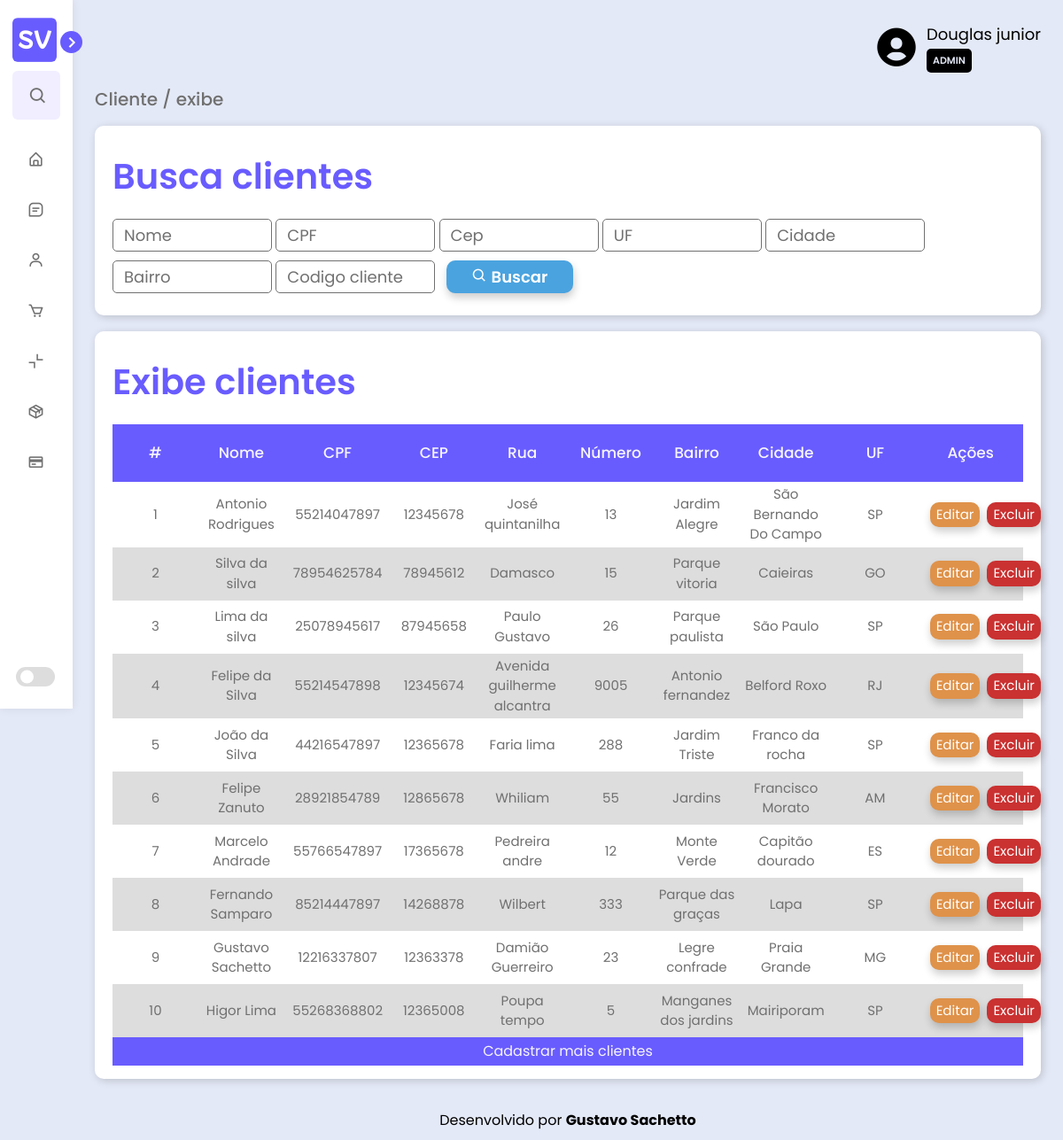
Page /view/pages/cliente.php on the committed database.
### tables this page shows
create table cliente(
	nomeCliente varchar(60) not null, 
	cpf char (11) not null unique,
	endereco varchar(100) null,
	codCliente int auto_increment not null primary key
);

### controller/buscaCliente.php (called while the page is built, shortened)
<?php
    require_once '../../model/conexao.php';
    $config = parse_ini_file('../../model/config.ini');
    $conexao = new conexao ($config['dbname'], $config['host'], $config['user'], $config['password']);
    $buscaNome = $buscaCpf = $buscaCep = $buscaUF = $buscaCidade = $buscaBairro = $buscaCod = "";
    $clientes = $conexao -> consultaCliente($buscaNome, $buscaCpf, $buscaCep, $buscaUF, $buscaCidade, $buscaBairro, $buscaCod);
?>

### model/conexao.php (called while the page is built, shortened)
<?php
class conexao {
    private $pdo;
    public function __construct($dbname, $host, $user, $password) {
        try {
            $this -> pdo = New PDO ("mysql:dbname=" . $dbname . ";host=" . $host, $user, $password);
            return "CONEXÃO DO PDO";
        } catch (PDOException $erro) {
            return "ERRO DE CONEXÃO NO PDO:" . $erro -> getMessage();
            exit();
        } catch (Exception $erro) {
            return "ERRO NÃO PASSOU DA CONEXÃO:" . $erro -> getMessage();
            exit();
        }
    }
    public function consultaCliente($buscaNome, $buscaCpf, $buscaCep, $buscaUF, $buscaCidade, $buscaBairro, $buscaCod) {
        $consulta = "SELECT * FROM cliente WHERE
        nomeCliente LIKE '%$buscaNome%'   AND
        cpf         LIKE '%$buscaCpf%'    AND
        CEP         LIKE '%$buscaCep%'    AND
        UF          LIKE '%$buscaUF%'     AND
        cidade      LIKE '%$buscaCidade%' AND
        bairro      LIKE '%$buscaBairro%' ORDER BY cliente.codCliente ASC";
        $resultado = $this -> consultaBanco($consulta);
        return $resultado;
    }
    public function consultaBanco($consulta) {
        $consultaBanco = $this -> pdo -> query($consulta);
        $consultaBanco -> execute();
        while ($resultado = $consultaBanco -> fetchAll(PDO::FETCH_ASSOC)) {
            return $resultado;
        }
    }
}
?>

### controller/exibeCliente.php (the view, shortened to what this page needs)
<?php
    require_once '../../model/conexao.php';
    if (isset($clientes)) {
        echo "
        <form method='post' action='editarCliente.php'>
            <table>
                <thead>
                    <tr>
                        <td>#</td>
                        <td>Nome</td>
                        <td>CPF</td>
                        <td>CEP</td>
                        <td>Rua</td>
                        <td>Número</td>
                        <td>Bairro</td>
                        <td>Cidade</td>
                        <td>UF</td>
                        <td>Ações</td>
                    </tr>
                </thead>
                <tbody>
        ";
        foreach ($clientes as $item) {
            echo "
                    <tr>
                        <td>" . stripslashes($item['codCliente']) . "</td>
                        <td>" . stripslashes($item['nomeCliente']) . "</td>
                        <td>" . stripslashes($item['cpf']) . "</td>
                        <td>" . stripslashes($item['CEP']) . "</td>
                        <td>" . stripslashes($item['rua']) . "</td>
                        <td>" . stripslashes($item['nResidencial']). "</td>
                        <td>" . stripslashes($item['bairro']) . "</td>
                        <td>" . stripslashes($item['cidade']) . "</td>
                        <td>" . stripslashes($item['UF']) . "</td>
                        <td>
                            <div class='buttons'>
                                <button type='submit' class='editar' name='editar' value=" . $item['codCliente'] . ">Editar</button>
                                <button type='button' class='excluir cliente' name='excluir' value=" . $item['codCliente'] . ">Excluir</button>
                            </div>
                        </td>
                    </tr>
                ";
        }
        echo "
                </tbody>
                <tfoot>
                    <tr>
                        <td colspan='13'><a href='cadastroCliente.php'>Cadastrar mais clientes</a></td>
                    </tr>
                </tfoot>
            </table>
        </form>";
    } else {
        echo "<p>Nenhum cliente encontrado! <a href='cadastroCliente.php'>Cadastrar</a></p>";
    }
?>

### view/pages/cliente.php (shortened to what this page needs)
<!DOCTYPE html>
<html lang="pt-br">
    <head>
        <?php require ('../layout/head.php') ?>
        <link rel="stylesheet" href="../css/table.css">
    </head>
    <body>
        <?php
            require ('../layout/header.php');
            include ('../../controller/buscaCliente.php');
        ?>
        <main>
            <article>
                <section id="user">
                    <div class="container-user">
                        <i class='bx bxs-user-circle'></i>
                        <div class="user">
                            <span>Douglas junior</span>
                            <span class="type-user">ADMIN</span>
                        </div>
                    </div>
                </section>
                <section id="busca" class="container-busca">
                    <h3>Cliente / exibe</h3>
                    <form method="post" action="">
                        <h2>Busca clientes</h2>
                        <fieldset>
                            <input type="text" placeholder="Nome" name="txtNome" maxlength="80">
                            <input type="text" placeholder="CPF" name="txtCPF" maxlength="11">
                            <input type="text" placeholder="Cep" name="txtCep" minlength="8" maxlength="8" pattern="[0-9]{5}[0-9]{3}">
                            <input type="text" placeholder="UF" name="txtUF" minlength="2" maxlength="2" pattern="[aA-zZ]{2}">
                            <input type="text" placeholder="Cidade" name="txtCidade" maxlength="30">
                            <input type="text" placeholder="Bairro" name="txtBairro" maxlength="30">
                            <input type="text" placeholder="Codigo cliente" name="txtCod">
                            <button type="submit" name="envBusca">
                                <i class='bx bx-search'></i>
                                <span>Buscar</span>
                            </button>
                        </fieldset>
                    </form>
                </section>
                <section id="table" class="container-table">
                    <h2>Exibe clientes</h2>
                    <?php include ('../../controller/exibeCliente.php') ?>
                </section>
            </article>
        </main>
        <?php require ('../layout/footer.php') ?>
    </body>
</html>

### view/layout/head.php (shortened to what this page needs)
<link href="https://cdn.jsdelivr.net/npm/bootstrap@5.3.2/dist/css/bootstrap.min.css" rel="stylesheet">
<link href='https://unpkg.com/boxicons@2.1.4/css/boxicons.min.css' rel='stylesheet'>
<link rel="stylesheet" href="../css/style.css">

### view/layout/header.php (shortened to what this page needs)
<nav class="sidebar close">
    <header>
        <div class="container-header">
            <span class="container-img">
                <img src="../img/logo.png" alt="logo">
            </span>
            <i class="bx bx-chevron-left btn-sidebar"></i>
        </div>
        <div class="container-search">
            <i class='bx bx-search'></i>
        </div>
        <nav class="container-nav">
            <ul>
                <li>
                    <a class="menu-link" href="../../index.php">
                        <i class='bx bx-home-alt'></i>
                    </a>
                </li>
                <li>
                    <a class="menu-link" href="sobre.php">
                        <i class='bx bx-message-square-detail' ></i>
                    </a>
                </li>
                <li class="dropdown">
                    <div type="button" class="menu-link" data-bs-toggle="dropdown" aria-expanded="false">
                        <i class='bx bx-user'></i>
                    </div>
                </li>
                <li class="dropdown">
                    <div type="button" class="menu-link" data-bs-toggle="dropdown" aria-expanded="false">
                        <i class='bx bx-cart'></i>
                    </div>
                </li>
                <li class="dropdown">
                    <div type="button" class="menu-link" data-bs-toggle="dropdown" aria-expanded="false">
                        <i class='bx bx-collapse-alt'></i>
                    </div>
                </li>
                <li class="dropdown">
                    <div type="button" class="menu-link" data-bs-toggle="dropdown" aria-expanded="false">
                        <i class='bx bx-package'></i>
                    </div>
                </li>
                <li class="dropdown">
                    <div type="button" class="menu-link" data-bs-toggle="dropdown" aria-expanded="false">
                        <i class='bx bx-credit-card'></i>
                    </div>
                </li>
            </ul>
        </nav>
    </header>
    <div id="tema" class="container-tema">
        <div class="container-switch">
            <div class="toggle-switch">
                <span id="switch" class="switch">
            </div>
        </div>
    </div>
</nav>

### view/layout/footer.php
<footer>
    <p>Desenvolvido por <strong>Gustavo Sachetto</strong></p>
</footer>

### view/css/table.css (style rules this page uses)
main section h3 { font-size: 20px; margin: 18px 0; }
main section h2 { font-size: 40px; font-weight: 600; margin: 18px 0 24px 0; color: var(--secondary-color); }
.container-busca>form, .container-table { padding: 15px 20px; background-color: var(--form-color); box-shadow: var(--form-shadow); border-radius: 10px; }
.container-busca>form button { border: none; padding: 4px 2.7%; margin: 0 8px; border-radius: 10px; font-size: 18px; font-weight: 600; color: white; border: 1px solid transparent; transition: var(--transition-02); box-shadow: var(--button-shadow); background-color: var(--button-color-search); }
.container-busca>form input , .container-busca>form select { font-size: 18px; border-radius: 5px; margin-bottom: 10px; width: 180px; padding: 4px 0 4px 12px; color: var(--text-color-dark); border: 1px solid var(--text-color); background: transparent; }
.container-busca>form input::placeholder { color: var(--text-color); }
.container-table { display: flex; flex-direction: column; margin-top: 18px; }
.container-table>form .buttons { width: 100px; margin: 0 auto; display: flex; align-items: center; justify-content: space-around; }
.container-table>form button { border: none; padding: 2px 6px; margin: 0 4px; border-radius: 10px; color: white; border: 1px solid transparent; box-shadow: var(--button-shadow); }
.container-table>form button.editar { background-color: var(--button-color-edit); }
.container-table>form button.excluir { background-color: var(--button-color-reset); }
table, th, td { width: 90px; }
table { width: 100%; text-align: center; }
table>thead { font-size: 17px; font-weight: 500; color: var(--primary-color-light); background-color: var(--secondary-color); }
table>thead td { padding: 20px 5px; }
table>tbody td { color: var(--text-color); font-size: 15px; padding: 3px 5px; height: 60px; }
table>tfoot td { padding: 4px 5px; background-color: var(--secondary-color); }
table>tfoot td > a { color: var(--primary-color-light); text-decoration: none; }
tr:nth-child(even) { background-color: var(--tbody-color); }

### rows in the picture
cliente: codCliente "1", nomeCliente "Antonio Rodrigues", cpf "55214047897", CEP "12345678", rua "José quintanilha", nResidencial "13", bairro "Jardim Alegre", cidade "São Bernando Do Campo", UF "SP"
cliente: codCliente "2", nomeCliente "Silva da silva", cpf "78954625784", CEP "78945612", rua "Damasco", nResidencial "15", bairro "Parque vitoria", cidade "Caieiras", UF "GO"
cliente: codCliente "3", nomeCliente "Lima da silva", cpf "25078945617", CEP "87945658", rua "Paulo Gustavo", nResidencial "26", bairro "Parque paulista", cidade "São Paulo", UF "SP"
cliente: codCliente "4", nomeCliente "Felipe da Silva", cpf "55214547898", CEP "12345674", rua "Avenida guilherme alcantra", nResidencial "9005", bairro "Antonio fernandez", cidade "Belford Roxo", UF "RJ"
cliente: codCliente "5", nomeCliente "João da Silva", cpf "44216547897", CEP "12365678", rua "Faria lima", nResidencial "288", bairro "Jardim Triste", cidade "Franco da rocha", UF "SP"
cliente: codCliente "6", nomeCliente "Felipe Zanuto", cpf "28921854789", CEP "12865678", rua "Whiliam", nResidencial "55", bairro "Jardins", cidade "Francisco Morato", UF "AM"
cliente: codCliente "7", nomeCliente "Marcelo Andrade", cpf "55766547897", CEP "17365678", rua "Pedreira andre", nResidencial "12", bairro "Monte Verde", cidade "Capitão dourado", UF "ES"
cliente: codCliente "8", nomeCliente "Fernando Samparo", cpf "85214447897", CEP "14268878", rua "Wilbert", nResidencial "333", bairro "Parque das graças", cidade "Lapa", UF "SP"
cliente: codCliente "9", nomeCliente "Gustavo Sachetto", cpf "12216337807", CEP "12363378", rua "Damião Guerreiro", nResidencial "23", bairro "Legre confrade", cidade "Praia Grande", UF "MG"
cliente: codCliente "10", nomeCliente "Higor Lima", cpf "55268368802", CEP "12365008", rua "Poupa tempo", nResidencial "5", bairro "Manganes dos jardins", cidade "Mairiporam", UF "SP"
